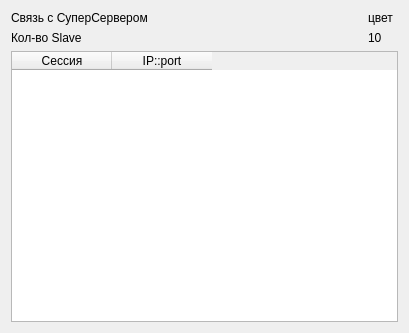
<?xml version="1.0" encoding="UTF-8"?>
<ui version="4.0">
 <class>MasterFormClass</class>
 <widget class="QWidget" name="MasterFormClass">
  <property name="geometry">
   <rect>
    <x>0</x>
    <y>0</y>
    <width>409</width>
    <height>333</height>
   </rect>
  </property>
  <property name="windowTitle">
   <string>Form</string>
  </property>
  <layout class="QGridLayout" name="gridLayout">
   <item row="0" column="0">
    <widget class="QLabel" name="lConnectSuperServer">
     <property name="sizePolicy">
      <sizepolicy hsizetype="Minimum" vsizetype="Preferred">
       <horstretch>0</horstretch>
       <verstretch>0</verstretch>
      </sizepolicy>
     </property>
     <property name="text">
      <string>Связь с СуперСервером</string>
     </property>
    </widget>
   </item>
   <item row="0" column="1">
    <widget class="QLabel" name="lColor">
     <property name="maximumSize">
      <size>
       <width>30</width>
       <height>16777215</height>
      </size>
     </property>
     <property name="text">
      <string>цвет</string>
     </property>
    </widget>
   </item>
   <item row="1" column="0">
    <widget class="QLabel" name="lCountClient">
     <property name="sizePolicy">
      <sizepolicy hsizetype="Minimum" vsizetype="Preferred">
       <horstretch>0</horstretch>
       <verstretch>0</verstretch>
      </sizepolicy>
     </property>
     <property name="text">
      <string>Кол-во Slave</string>
     </property>
    </widget>
   </item>
   <item row="1" column="1">
    <widget class="QLabel" name="lCount">
     <property name="text">
      <string>10</string>
     </property>
    </widget>
   </item>
   <item row="2" column="0" colspan="2">
    <widget class="QTableWidget" name="table">
     <property name="sizePolicy">
      <sizepolicy hsizetype="Minimum" vsizetype="Expanding">
       <horstretch>0</horstretch>
       <verstretch>0</verstretch>
      </sizepolicy>
     </property>
     <column>
      <property name="text">
       <string>Сессия</string>
      </property>
     </column>
     <column>
      <property name="text">
       <string>IP::port</string>
      </property>
     </column>
    </widget>
   </item>
  </layout>
 </widget>
 <resources/>
 <connections/>
</ui>
